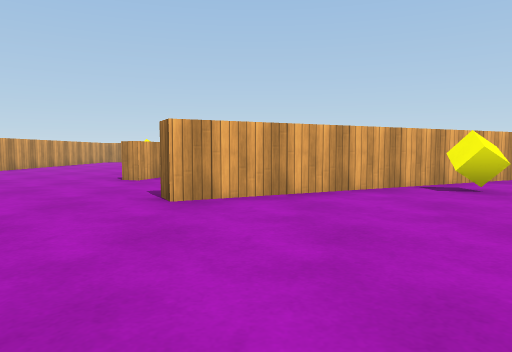
[1] (above)

18 first-person views from a walk through a 3-D level made in the Unity game engine. The camera is 0.62 m above the floor, tilts 4° down and sees 70° across. The floor is counted in squares, 1 m on a side. Each view is taken from the middle of a square. On the plan, view 1 faces up. The plan holds only what a view shows up to about 10 squares ahead; the rest is blank. The place goes on beyond the plan. The player character is not drawn. Surface patterns are stand-ins for the level's own textures.

[2]
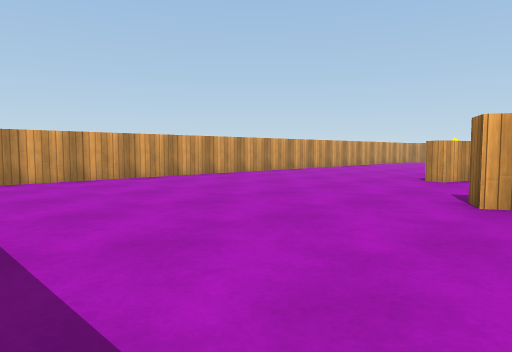

[3]
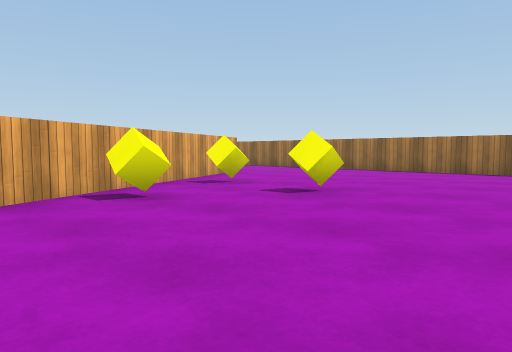

[4]
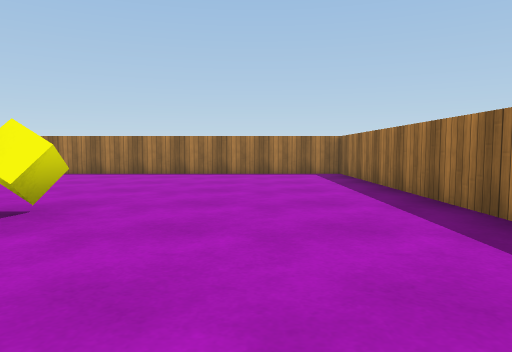

[5]
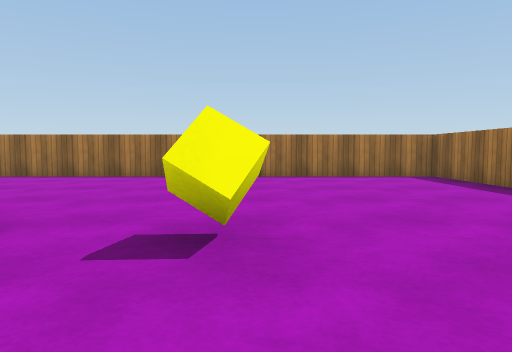

[6]
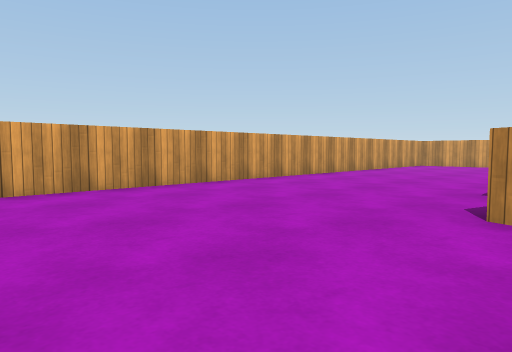

[7]
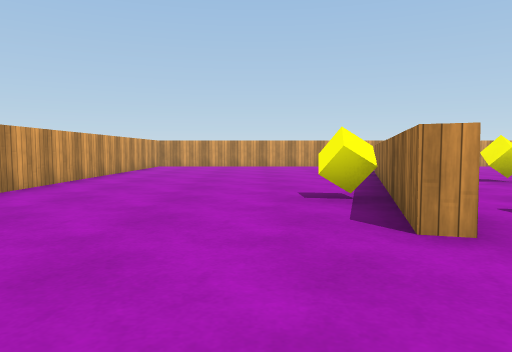

[8]
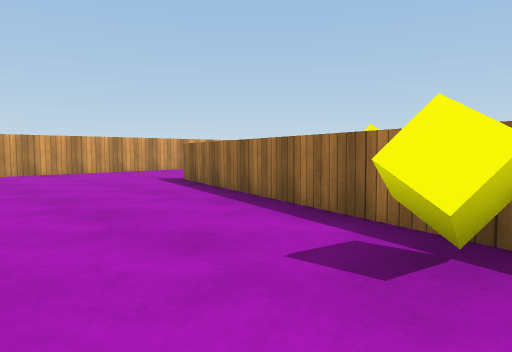

[9]
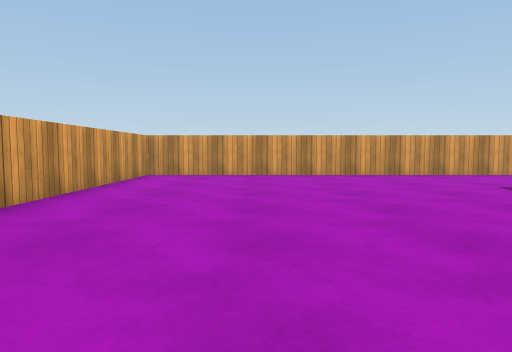

[10]
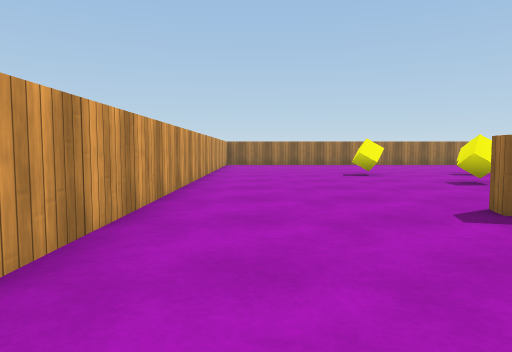

[11]
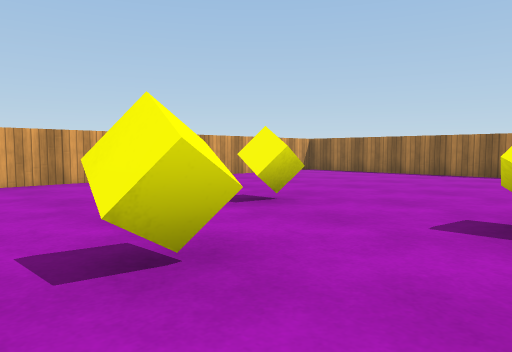

[12]
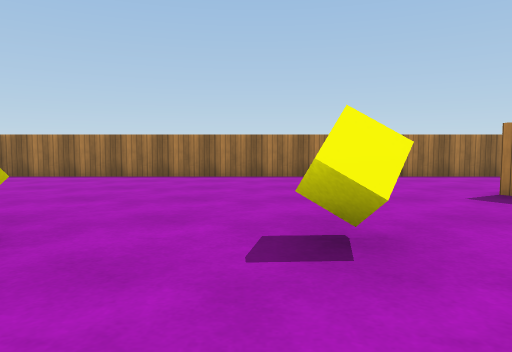

[13]
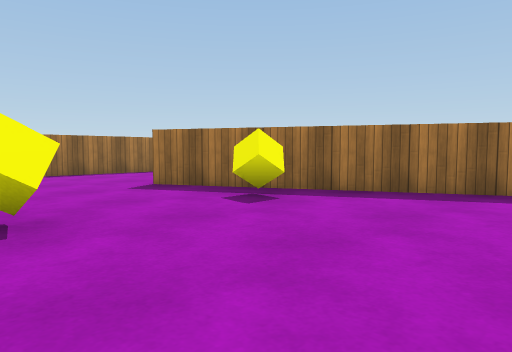

[14]
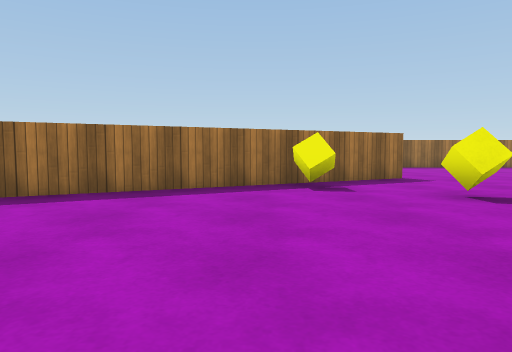

[15]
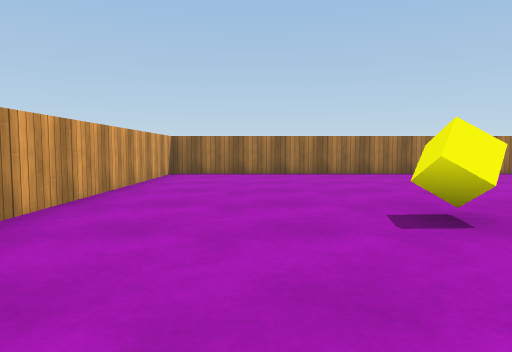

[16]
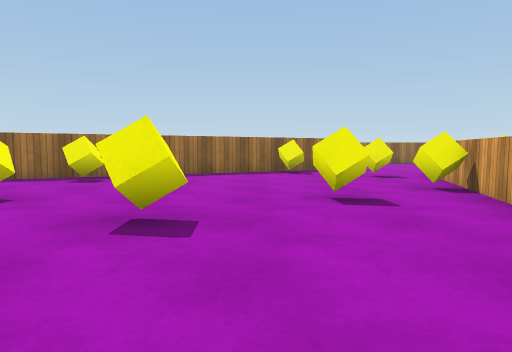

[17]
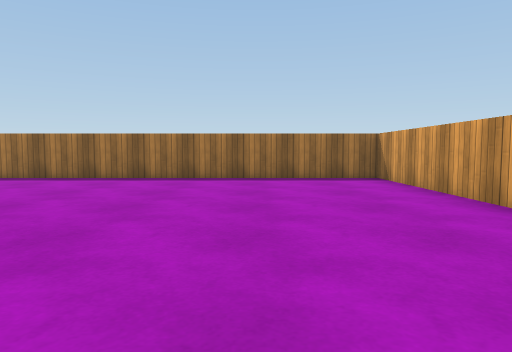

[18]
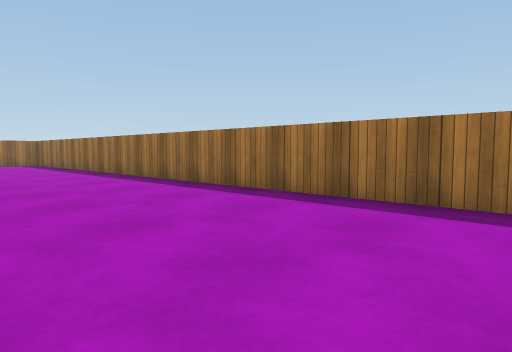

### Floor plan
Ten units are one square. View 1 is at (0, 0); x grows to the right and y downward. Boxes are objects, and circles mark ways between rooms. Rooms are numbered by the first view taken in them; rooms with no view inside come last. Other rooms are left out.
<svg viewBox="-82 -197 205 205">
<path fill="none" stroke="#000" d="M-21 -85 -24 -76 -28 -77 -6 -156M73 -86 -10 -44 -13 -48 9 -59M6 -192 -77 -192 -77 3 118 3 118 -94M-9 -129 -21 -85M-6 -156 -2 -155M118 -94 118 -192 6 -192M9 -59 82 -96"/>
<rect x="-35" y="-105" width="10" height="10" fill="#bbb"><title>yellow cube</title></rect>
<rect x="25" y="-55" width="10" height="10" fill="#bbb"><title>yellow cube</title></rect>
<rect x="55" y="-45" width="10" height="10" fill="#bbb"><title>yellow cube</title></rect>
<rect x="55" y="-65" width="10" height="10" fill="#bbb"><title>yellow cube</title></rect>
<rect x="-15" y="-85" width="10" height="10" fill="#bbb"><title>yellow cube</title></rect>
<rect x="-15" y="-115" width="10" height="10" fill="#bbb"><title>yellow cube</title></rect>
<rect x="5" y="-75" width="10" height="10" fill="#bbb"><title>yellow cube</title></rect>
<rect x="5" y="-125" width="10" height="10" fill="#bbb"><title>yellow cube</title></rect>
<rect x="25" y="-145" width="10" height="10" fill="#bbb"><title>yellow cube</title></rect>
<rect x="45" y="-155" width="10" height="10" fill="#bbb"><title>yellow cube</title></rect>
<rect x="55" y="-125" width="10" height="10" fill="#bbb"><title>yellow cube</title></rect>
<circle cx="0" cy="-77" r="3" fill="#2a7"/>
<circle cx="100" cy="-100" r="3" fill="#2a7"/>
<circle cx="3" cy="-170" r="3" fill="#2a7"/>
<text x="0" y="-70">1</text>
<text x="50" y="-130">2</text>
</svg>
Room 1 opens to room 2.

Where each view was taken, in squares from view 1:
view 1: 0 up, 0 right, facing up
view 2: 0 up, 0 right, facing up-left
view 3: 1 up, 1 right, facing up-right
view 4: 2 up, 2 right, facing right
view 5: 4 up, 3 right, facing right
view 6: 4 up, 2 left, facing up-left
view 7: 5 up, 4 left, facing up
view 8: 9 up, 5 left, facing up-right
view 9: 10 up, 5 left, facing up
view 10: 18 up, 4 left, facing right
view 11: 12 up, 2 right, facing up-right
view 12: 13 up, 3 right, facing right
view 13: 13 up, 2 right, facing down-right
view 14: 13 up, 2 right, facing down
view 15: 17 up, 2 right, facing right
view 16: 17 up, 2 right, facing down
view 17: 8 up, 5 left, facing down
view 18: 4 up, 5 left, facing down-right
